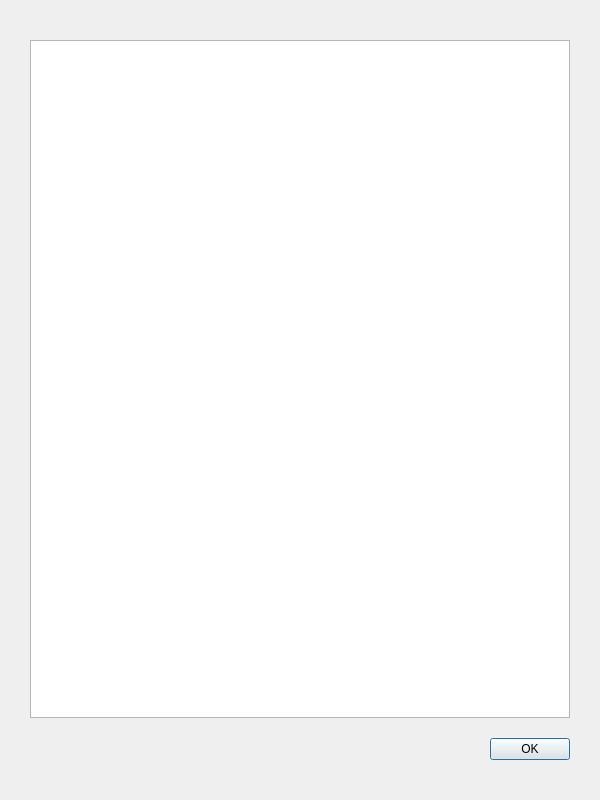
<?xml version="1.0" encoding="UTF-8"?>
<ui version="4.0">
 <class>HeaderInfoDialog</class>
 <widget class="QDialog" name="HeaderInfoDialog">
  <property name="geometry">
   <rect>
    <x>0</x>
    <y>0</y>
    <width>600</width>
    <height>800</height>
   </rect>
  </property>
  <property name="minimumSize">
   <size>
    <width>600</width>
    <height>800</height>
   </size>
  </property>
  <property name="sizeIncrement">
   <size>
    <width>3</width>
    <height>4</height>
   </size>
  </property>
  <property name="windowTitle">
   <string>BMP文件头信息</string>
  </property>
  <property name="sizeGripEnabled">
   <bool>false</bool>
  </property>
  <property name="modal">
   <bool>false</bool>
  </property>
  <layout class="QGridLayout" name="gridLayout_2">
   <property name="leftMargin">
    <number>30</number>
   </property>
   <property name="topMargin">
    <number>40</number>
   </property>
   <property name="rightMargin">
    <number>30</number>
   </property>
   <property name="bottomMargin">
    <number>40</number>
   </property>
   <property name="spacing">
    <number>20</number>
   </property>
   <item row="0" column="0">
    <layout class="QVBoxLayout" name="verticalLayout" stretch="3,4">
     <property name="spacing">
      <number>20</number>
     </property>
     <property name="sizeConstraint">
      <enum>QLayout::SetNoConstraint</enum>
     </property>
     <item>
      <widget class="QListWidget" name="listWidget"/>
     </item>
     <item>
      <widget class="QDialogButtonBox" name="buttonBox">
       <property name="orientation">
        <enum>Qt::Horizontal</enum>
       </property>
       <property name="standardButtons">
        <set>QDialogButtonBox::Ok</set>
       </property>
      </widget>
     </item>
    </layout>
   </item>
  </layout>
 </widget>
 <resources/>
 <connections>
  <connection>
   <sender>buttonBox</sender>
   <signal>accepted()</signal>
   <receiver>HeaderInfoDialog</receiver>
   <slot>accept()</slot>
   <hints>
    <hint type="sourcelabel">
     <x>248</x>
     <y>254</y>
    </hint>
    <hint type="destinationlabel">
     <x>157</x>
     <y>274</y>
    </hint>
   </hints>
  </connection>
  <connection>
   <sender>buttonBox</sender>
   <signal>rejected()</signal>
   <receiver>HeaderInfoDialog</receiver>
   <slot>reject()</slot>
   <hints>
    <hint type="sourcelabel">
     <x>316</x>
     <y>260</y>
    </hint>
    <hint type="destinationlabel">
     <x>286</x>
     <y>274</y>
    </hint>
   </hints>
  </connection>
 </connections>
</ui>
